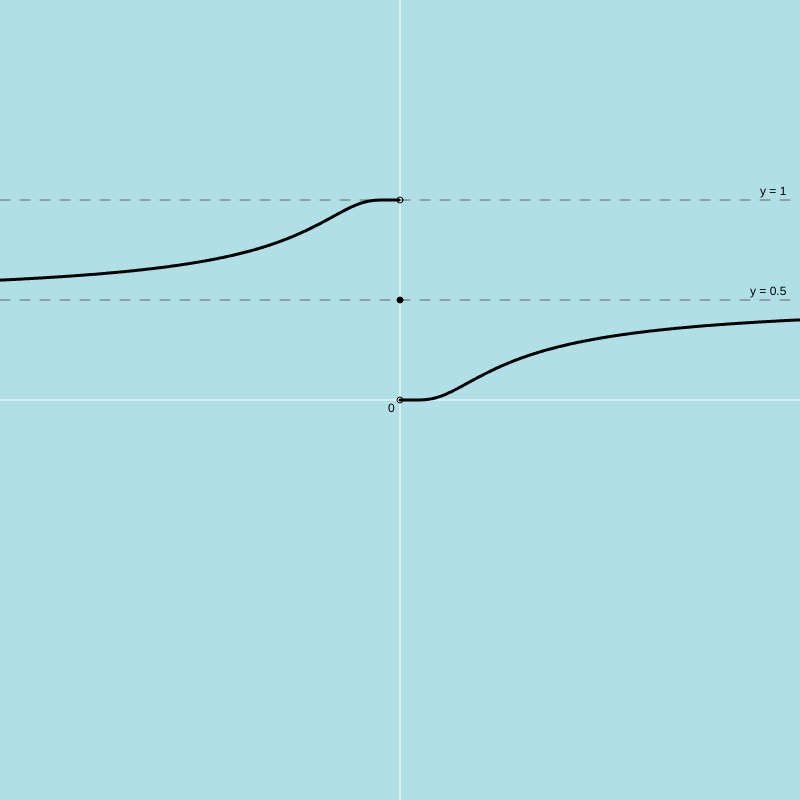
Frame 1 (no input)
Frame 2 (the mouse pressed at the canvas centre, redrawn once): identical to frame 1, image omitted

The p5.js sketch that drew this single still picture (run headless with seeded random() and noise() and a simulated clock; the mouse was pressed at the canvas centre and the sketch redrawn once):

// p5.js sketch
// ── sketch.js
/**
 * グラフ描画の設定
 */
const CONFIG = {
    scaleX: 100,    // 数学的な「1」がx軸で何ピクセルに相当するか
    scaleY: 200,    // 数学的な「1」がy軸で何ピクセルに相当するか
    canvasSize: 800,
    k: 5,           // 関数の定数
    colors: {
        background: [176, 224, 230],
        axis: 255,
        text: 0,
        graph: 0,
        asymptote: 100
    },
    dashStyle: {
        length: 10,
        gap: 10
    }
};

/**
 * p5.jsの初期設定
 */
function setup() {
    createCanvas(CONFIG.canvasSize, CONFIG.canvasSize);
    noLoop();
}

/**
 * 描画ループ
 */
function draw() {
    background(CONFIG.colors.background);

    push();
    // 原点をキャンバスの中心に設定
    translate(width / 2, height / 2);

    drawAxis();
    drawAsymptotes();
    drawGraph();
    pop();
}

/**
 * 座標平面の主軸（x軸・y軸）を描画する
 */
function drawAxis() {
    stroke(CONFIG.colors.axis);
    strokeWeight(1);
    line(-width / 2, 0, width / 2, 0); // x軸
    line(0, -height / 2, 0, height / 2); // y軸

    fill(CONFIG.colors.text);
    noStroke();
    textSize(12);
    text("0", -12, 12);
}

/**
 * 漸近線の描画
 */
function drawAsymptotes() {
    stroke(CONFIG.colors.asymptote);
    strokeWeight(1);
    const { length, gap } = CONFIG.dashStyle;

    // y = 1 (yVal = 1 -> sy = -200)
    drawDashedLine(-width / 2, -CONFIG.scaleY, width / 2, -CONFIG.scaleY, length, gap);
    // y = 0.5 (yVal = 0.5 -> sy = -100)
    drawDashedLine(-width / 2, -CONFIG.scaleY * 0.5, width / 2, -CONFIG.scaleY * 0.5, length, gap);

    noStroke();
    fill(CONFIG.colors.text);
    textSize(12);
    text("y = 1", width / 2 - 40, -CONFIG.scaleY - 5);
    text("y = 0.5", width / 2 - 50, -CONFIG.scaleY * 0.5 - 5);
}

/**
 * 数学的関数 f(x) = 1 / (1 + k^(1/x)) の描画
 */
function drawGraph() {
    stroke(CONFIG.colors.graph);
    strokeWeight(3);
    noFill();

    // x=0 での不連続性を考慮し、左側と右側に分けて描画
    // 左側 (x < 0)
    drawGraphSegment(-width / 2, -0.1);
    // 右側 (x > 0)
    drawGraphSegment(0.1, width / 2);

    // x=0 での不連続点（ジャンプ）を強調
    drawJumpPoint(0);
}

/**
 * 特定のピクセル範囲内で関数をプロットする
 */
function drawGraphSegment(startX, endX) {
    beginShape();
    for (let x = startX; x <= endX; x += 1) {
        const mx = x / CONFIG.scaleX;
        const my = targetMathFunction(mx);
        const sy = -my * CONFIG.scaleY;
        vertex(x, sy);
    }
    endShape();
}

/**
 * ジャンプ不連続点（x=0）の可視化
 */
function drawJumpPoint(mx) {
    const sx = mx * CONFIG.scaleX;
    const my0 = targetMathFunction(0); // 0.5
    const sy = -my0 * CONFIG.scaleY;

    // x -> -0 の極限 (y -> 1)
    noFill();
    stroke(0);
    strokeWeight(1);
    ellipse(sx, -CONFIG.scaleY, 6, 6);

    // x -> +0 の極限 (y -> 0)
    ellipse(sx, 0, 6, 6);

    // x=0 での値
    fill(0);
    ellipse(sx, sy, 6, 6);
}

/**
 * 指定された区間に点線を描画する補助関数
 */
function drawDashedLine(x1, y1, x2, y2, l, g) {
    const pc = dist(x1, y1, x2, y2) / (l + g);
    for (let i = 0; i < pc; i++) {
        const t = i / pc;
        const nt = (i + l / (l + g)) / pc;
        if (nt > 1) break;
        line(lerp(x1, x2, t), lerp(y1, y2, t), lerp(x1, x2, nt), lerp(y1, y2, nt));
    }
}

/**
 * 描画対象の純粋な数学的関数
 * f(x) = 1 / (1 + k^(1/x))
 */
function targetMathFunction(x) {
    if (x === 0) return 0.5; // 定義上の値
    // x -> -0 のとき 1/x -> -inf, k^(1/x) -> 0, f(x) -> 1
    // x -> +0 のとき 1/x -> +inf, k^(1/x) -> +inf, f(x) -> 0
    return 1 / (1 + Math.pow(CONFIG.k, 1 / x));
}
